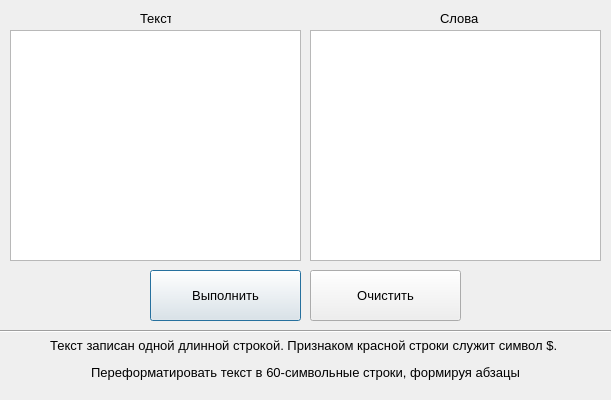
<?xml version="1.0" encoding="UTF-8"?>
<ui version="4.0">
 <class>Dialog</class>
 <widget class="QDialog" name="Dialog">
  <property name="geometry">
   <rect>
    <x>0</x>
    <y>0</y>
    <width>611</width>
    <height>400</height>
   </rect>
  </property>
  <property name="minimumSize">
   <size>
    <width>611</width>
    <height>400</height>
   </size>
  </property>
  <property name="maximumSize">
   <size>
    <width>611</width>
    <height>400</height>
   </size>
  </property>
  <property name="windowTitle">
   <string>Dialog</string>
  </property>
  <widget class="QTextEdit" name="textEdit_words">
   <property name="geometry">
    <rect>
     <x>310</x>
     <y>30</y>
     <width>291</width>
     <height>231</height>
    </rect>
   </property>
   <property name="font">
    <font>
     <family>Segoe UI</family>
     <pointsize>10</pointsize>
    </font>
   </property>
  </widget>
  <widget class="QTextEdit" name="textEdit_text">
   <property name="geometry">
    <rect>
     <x>10</x>
     <y>30</y>
     <width>291</width>
     <height>231</height>
    </rect>
   </property>
   <property name="font">
    <font>
     <family>Segoe UI</family>
     <pointsize>10</pointsize>
    </font>
   </property>
  </widget>
  <widget class="QLabel" name="label_1">
   <property name="geometry">
    <rect>
     <x>140</x>
     <y>10</y>
     <width>31</width>
     <height>16</height>
    </rect>
   </property>
   <property name="font">
    <font>
     <family>Segoe UI</family>
     <pointsize>10</pointsize>
    </font>
   </property>
   <property name="text">
    <string>Текст</string>
   </property>
  </widget>
  <widget class="QLabel" name="label_2">
   <property name="geometry">
    <rect>
     <x>440</x>
     <y>10</y>
     <width>41</width>
     <height>16</height>
    </rect>
   </property>
   <property name="font">
    <font>
     <family>Segoe UI</family>
     <pointsize>10</pointsize>
    </font>
   </property>
   <property name="text">
    <string>Слова</string>
   </property>
  </widget>
  <widget class="QPushButton" name="btn_solve">
   <property name="geometry">
    <rect>
     <x>150</x>
     <y>270</y>
     <width>151</width>
     <height>51</height>
    </rect>
   </property>
   <property name="font">
    <font>
     <family>Segoe UI</family>
     <pointsize>10</pointsize>
    </font>
   </property>
   <property name="text">
    <string>Выполнить</string>
   </property>
  </widget>
  <widget class="QPushButton" name="btn_clear">
   <property name="geometry">
    <rect>
     <x>310</x>
     <y>270</y>
     <width>151</width>
     <height>51</height>
    </rect>
   </property>
   <property name="font">
    <font>
     <family>Segoe UI</family>
     <pointsize>10</pointsize>
    </font>
   </property>
   <property name="text">
    <string>Очистить</string>
   </property>
  </widget>
  <widget class="QLabel" name="label_task_1">
   <property name="geometry">
    <rect>
     <x>10</x>
     <y>334</y>
     <width>591</width>
     <height>51</height>
    </rect>
   </property>
   <property name="font">
    <font>
     <family>Segoe UI</family>
     <pointsize>10</pointsize>
    </font>
   </property>
   <property name="text">
    <string>&lt;html&gt;&lt;head/&gt;&lt;body&gt;&lt;p align=&quot;center&quot;&gt;Текст записан одной длинной строкой. Признаком красной строки служит символ $. &lt;/p&gt;&lt;p align=&quot;center&quot;&gt;Переформатировать текст в 60-символьные строки, формируя абзацы&lt;/p&gt;&lt;/body&gt;&lt;/html&gt;</string>
   </property>
   <property name="alignment">
    <set>Qt::AlignCenter</set>
   </property>
  </widget>
  <widget class="Line" name="line">
   <property name="geometry">
    <rect>
     <x>0</x>
     <y>323</y>
     <width>611</width>
     <height>16</height>
    </rect>
   </property>
   <property name="orientation">
    <enum>Qt::Horizontal</enum>
   </property>
  </widget>
 </widget>
 <resources/>
 <connections/>
</ui>
